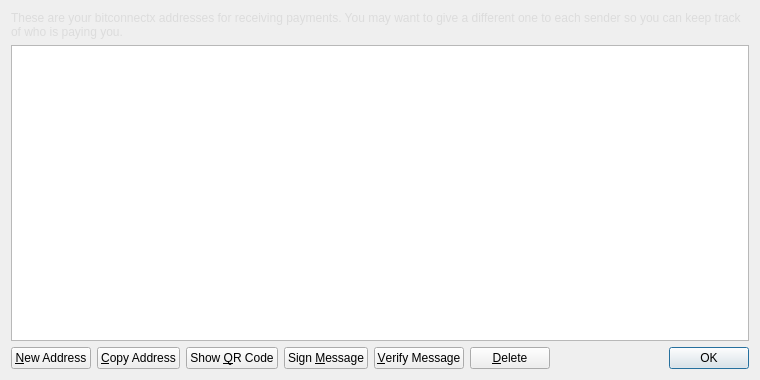
<?xml version="1.0" encoding="UTF-8"?>
<ui version="4.0">
 <class>AddressBookPage</class>
 <widget class="QWidget" name="AddressBookPage">
  <property name="geometry">
   <rect>
    <x>0</x>
    <y>0</y>
    <width>760</width>
    <height>380</height>
   </rect>
  </property>
  <property name="windowTitle">
   <string>Address Book</string>
  </property>
  <layout class="QVBoxLayout" name="verticalLayout">
   <item>
    <widget class="QLabel" name="labelExplanation">
     <property name="palette">
      <palette>
       <active>
        <colorrole role="WindowText">
         <brush brushstyle="SolidPattern">
          <color alpha="255">
           <red>220</red>
           <green>220</green>
           <blue>220</blue>
          </color>
         </brush>
        </colorrole>
       </active>
       <inactive>
        <colorrole role="WindowText">
         <brush brushstyle="SolidPattern">
          <color alpha="255">
           <red>220</red>
           <green>220</green>
           <blue>220</blue>
          </color>
         </brush>
        </colorrole>
       </inactive>
       <disabled>
        <colorrole role="WindowText">
         <brush brushstyle="SolidPattern">
          <color alpha="255">
           <red>190</red>
           <green>190</green>
           <blue>190</blue>
          </color>
         </brush>
        </colorrole>
       </disabled>
      </palette>
     </property>
     <property name="text">
      <string>These are your bitconnectx addresses for receiving payments. You may want to give a different one to each sender so you can keep track of who is paying you.</string>
     </property>
     <property name="textFormat">
      <enum>Qt::PlainText</enum>
     </property>
     <property name="wordWrap">
      <bool>true</bool>
     </property>
    </widget>
   </item>
   <item>
    <widget class="QTableView" name="tableView">
     <property name="contextMenuPolicy">
      <enum>Qt::CustomContextMenu</enum>
     </property>
     <property name="toolTip">
      <string>Double-click to edit address or label</string>
     </property>
     <property name="tabKeyNavigation">
      <bool>false</bool>
     </property>
     <property name="alternatingRowColors">
      <bool>true</bool>
     </property>
     <property name="selectionMode">
      <enum>QAbstractItemView::SingleSelection</enum>
     </property>
     <property name="selectionBehavior">
      <enum>QAbstractItemView::SelectRows</enum>
     </property>
     <property name="sortingEnabled">
      <bool>true</bool>
     </property>
     <attribute name="verticalHeaderVisible">
      <bool>false</bool>
     </attribute>
    </widget>
   </item>
   <item>
    <layout class="QHBoxLayout" name="horizontalLayout">
     <item>
      <widget class="QPushButton" name="newAddressButton">
       <property name="toolTip">
        <string>Create a new address</string>
       </property>
       <property name="text">
        <string>&amp;New Address</string>
       </property>
       <property name="icon">
        <iconset resource="../bitcoin.qrc">
         <normaloff>:/icons/add</normaloff>:/icons/add</iconset>
       </property>
      </widget>
     </item>
     <item>
      <widget class="QPushButton" name="copyToClipboard">
       <property name="toolTip">
        <string>Copy the currently selected address to the system clipboard</string>
       </property>
       <property name="text">
        <string>&amp;Copy Address</string>
       </property>
       <property name="icon">
        <iconset resource="../bitcoin.qrc">
         <normaloff>:/icons/editcopy</normaloff>:/icons/editcopy</iconset>
       </property>
      </widget>
     </item>
     <item>
      <widget class="QPushButton" name="showQRCode">
       <property name="text">
        <string>Show &amp;QR Code</string>
       </property>
       <property name="icon">
        <iconset resource="../bitcoin.qrc">
         <normaloff>:/icons/qrcode</normaloff>:/icons/qrcode</iconset>
       </property>
      </widget>
     </item>
     <item>
      <widget class="QPushButton" name="signMessage">
       <property name="toolTip">
        <string>Sign a message to prove you own a bitconnectx address</string>
       </property>
       <property name="text">
        <string>Sign &amp;Message</string>
       </property>
       <property name="icon">
        <iconset resource="../bitcoin.qrc">
         <normaloff>:/icons/edit</normaloff>:/icons/edit</iconset>
       </property>
      </widget>
     </item>
     <item>
      <widget class="QPushButton" name="verifyMessage">
       <property name="toolTip">
        <string>Verify a message to ensure it was signed with a specified bitconnectx address</string>
       </property>
       <property name="text">
        <string>&amp;Verify Message</string>
       </property>
       <property name="icon">
        <iconset resource="../bitcoin.qrc">
         <normaloff>:/icons/transaction_0</normaloff>:/icons/transaction_0</iconset>
       </property>
      </widget>
     </item>
     <item>
      <widget class="QPushButton" name="deleteButton">
       <property name="toolTip">
        <string>Delete the currently selected address from the list</string>
       </property>
       <property name="text">
        <string>&amp;Delete</string>
       </property>
       <property name="icon">
        <iconset resource="../bitcoin.qrc">
         <normaloff>:/icons/remove</normaloff>:/icons/remove</iconset>
       </property>
      </widget>
     </item>
     <item>
      <spacer name="horizontalSpacer">
       <property name="orientation">
        <enum>Qt::Horizontal</enum>
       </property>
       <property name="sizeHint" stdset="0">
        <size>
         <width>40</width>
         <height>20</height>
        </size>
       </property>
      </spacer>
     </item>
     <item>
      <widget class="QDialogButtonBox" name="buttonBox">
       <property name="sizePolicy">
        <sizepolicy hsizetype="Maximum" vsizetype="Fixed">
         <horstretch>0</horstretch>
         <verstretch>0</verstretch>
        </sizepolicy>
       </property>
       <property name="standardButtons">
        <set>QDialogButtonBox::Ok</set>
       </property>
      </widget>
     </item>
    </layout>
   </item>
  </layout>
 </widget>
 <resources>
  <include location="../bitcoin.qrc"/>
 </resources>
 <connections/>
</ui>
